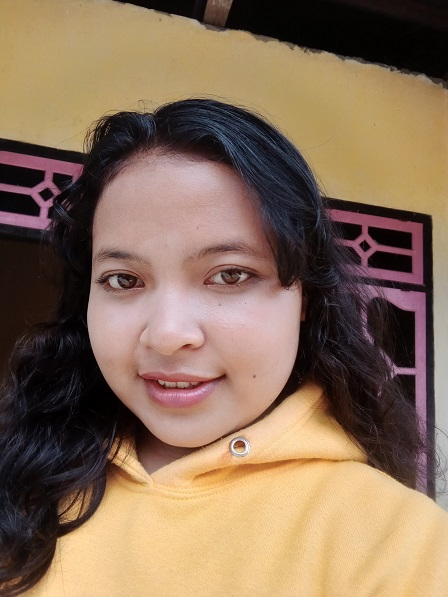
#> input picture ayu.jpg, 448 x 597 px
$ python rgbtogs.py
#> lines starting #> are read from the running program, lines starting #| are printed output that depends on the picture
import cv2
import numpy as np

img = cv2.imread("ayu.jpg")
#> img is the input picture: shape (597, 448, 3); mean B, G, R 89.5, 111.2, 136.6
gray = cv2.cvtColor(img, cv2.COLOR_BGR2GRAY)
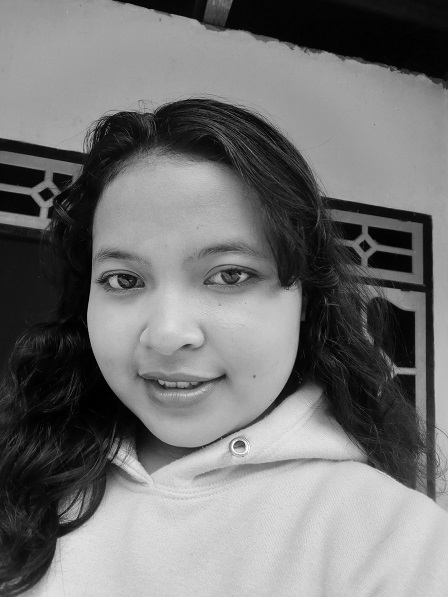
#> gray: shape (597, 448); min 0, max 254, mean 116.3

cv2.imshow("Gambar Ayu Original", img)
cv2.imshow("Gambar Ayu Grayscale", gray)

cv2.waitKey(0)
cv2.destroyWindow()
